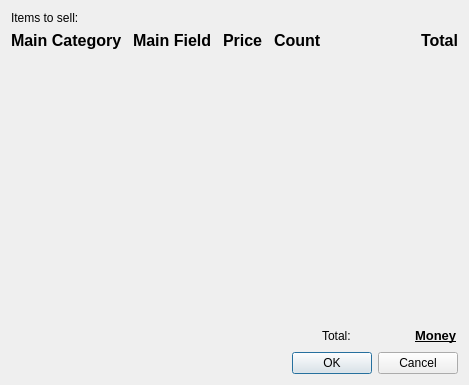
<?xml version="1.0" encoding="UTF-8"?>
<ui version="4.0">
 <class>sell</class>
 <widget class="QDialog" name="sell">
  <property name="geometry">
   <rect>
    <x>0</x>
    <y>0</y>
    <width>469</width>
    <height>385</height>
   </rect>
  </property>
  <property name="minimumSize">
   <size>
    <width>469</width>
    <height>291</height>
   </size>
  </property>
  <property name="windowTitle">
   <string>Dialog</string>
  </property>
  <layout class="QVBoxLayout" name="verticalLayout">
   <item>
    <widget class="QLabel" name="label">
     <property name="text">
      <string>Items to sell:</string>
     </property>
    </widget>
   </item>
   <item>
    <layout class="QGridLayout" name="gridLayout">
     <item row="0" column="0">
      <widget class="QLabel" name="label_2">
       <property name="text">
        <string>&lt;html&gt;&lt;head/&gt;&lt;body&gt;&lt;p&gt;&lt;span style=&quot; font-size:12pt; font-weight:600;&quot;&gt;Main Category&lt;/span&gt;&lt;/p&gt;&lt;/body&gt;&lt;/html&gt;</string>
       </property>
      </widget>
     </item>
     <item row="0" column="1">
      <spacer name="horizontalSpacer_3">
       <property name="orientation">
        <enum>Qt::Horizontal</enum>
       </property>
       <property name="sizeType">
        <enum>QSizePolicy::Fixed</enum>
       </property>
       <property name="sizeHint" stdset="0">
        <size>
         <width>5</width>
         <height>20</height>
        </size>
       </property>
      </spacer>
     </item>
     <item row="0" column="3">
      <spacer name="horizontalSpacer_4">
       <property name="orientation">
        <enum>Qt::Horizontal</enum>
       </property>
       <property name="sizeType">
        <enum>QSizePolicy::Fixed</enum>
       </property>
       <property name="sizeHint" stdset="0">
        <size>
         <width>5</width>
         <height>20</height>
        </size>
       </property>
      </spacer>
     </item>
     <item row="0" column="8">
      <widget class="QLabel" name="label_6">
       <property name="text">
        <string>&lt;html&gt;&lt;head/&gt;&lt;body&gt;&lt;p&gt;&lt;span style=&quot; font-size:12pt; font-weight:600;&quot;&gt;Total&lt;/span&gt;&lt;/p&gt;&lt;/body&gt;&lt;/html&gt;</string>
       </property>
      </widget>
     </item>
     <item row="0" column="4">
      <widget class="QLabel" name="label_4">
       <property name="text">
        <string>&lt;html&gt;&lt;head/&gt;&lt;body&gt;&lt;p&gt;&lt;span style=&quot; font-size:12pt; font-weight:600;&quot;&gt;Price&lt;/span&gt;&lt;/p&gt;&lt;/body&gt;&lt;/html&gt;</string>
       </property>
      </widget>
     </item>
     <item row="0" column="2">
      <widget class="QLabel" name="label_5">
       <property name="text">
        <string>&lt;html&gt;&lt;head/&gt;&lt;body&gt;&lt;p&gt;&lt;span style=&quot; font-size:12pt; font-weight:600;&quot;&gt;Main Field&lt;/span&gt;&lt;/p&gt;&lt;/body&gt;&lt;/html&gt;</string>
       </property>
      </widget>
     </item>
     <item row="0" column="6">
      <widget class="QLabel" name="label_3">
       <property name="text">
        <string>&lt;html&gt;&lt;head/&gt;&lt;body&gt;&lt;p&gt;&lt;span style=&quot; font-size:12pt; font-weight:600;&quot;&gt;Count&lt;/span&gt;&lt;/p&gt;&lt;/body&gt;&lt;/html&gt;</string>
       </property>
      </widget>
     </item>
     <item row="0" column="7">
      <spacer name="horizontalSpacer">
       <property name="orientation">
        <enum>Qt::Horizontal</enum>
       </property>
       <property name="sizeType">
        <enum>QSizePolicy::MinimumExpanding</enum>
       </property>
       <property name="sizeHint" stdset="0">
        <size>
         <width>40</width>
         <height>20</height>
        </size>
       </property>
      </spacer>
     </item>
     <item row="0" column="5">
      <spacer name="horizontalSpacer_5">
       <property name="orientation">
        <enum>Qt::Horizontal</enum>
       </property>
       <property name="sizeType">
        <enum>QSizePolicy::Fixed</enum>
       </property>
       <property name="sizeHint" stdset="0">
        <size>
         <width>5</width>
         <height>20</height>
        </size>
       </property>
      </spacer>
     </item>
    </layout>
   </item>
   <item>
    <spacer name="verticalSpacer">
     <property name="orientation">
      <enum>Qt::Vertical</enum>
     </property>
     <property name="sizeHint" stdset="0">
      <size>
       <width>20</width>
       <height>40</height>
      </size>
     </property>
    </spacer>
   </item>
   <item>
    <layout class="QGridLayout" name="gridLayout_2">
     <item row="0" column="3">
      <widget class="QLabel" name="total">
       <property name="text">
        <string>&lt;html&gt;&lt;head/&gt;&lt;body&gt;&lt;p&gt;&lt;span style=&quot; font-size:10pt; font-weight:600; text-decoration: underline;&quot;&gt;Money&lt;/span&gt;&lt;/p&gt;&lt;/body&gt;&lt;/html&gt;</string>
       </property>
      </widget>
     </item>
     <item row="0" column="1">
      <widget class="QLabel" name="label_7">
       <property name="text">
        <string>Total:</string>
       </property>
      </widget>
     </item>
     <item row="0" column="0">
      <spacer name="horizontalSpacer_2">
       <property name="orientation">
        <enum>Qt::Horizontal</enum>
       </property>
       <property name="sizeType">
        <enum>QSizePolicy::Fixed</enum>
       </property>
       <property name="sizeHint" stdset="0">
        <size>
         <width>311</width>
         <height>20</height>
        </size>
       </property>
      </spacer>
     </item>
     <item row="0" column="2">
      <spacer name="horizontalSpacer_6">
       <property name="orientation">
        <enum>Qt::Horizontal</enum>
       </property>
       <property name="sizeHint" stdset="0">
        <size>
         <width>40</width>
         <height>20</height>
        </size>
       </property>
      </spacer>
     </item>
    </layout>
   </item>
   <item>
    <widget class="QDialogButtonBox" name="buttonBox">
     <property name="orientation">
      <enum>Qt::Horizontal</enum>
     </property>
     <property name="standardButtons">
      <set>QDialogButtonBox::Cancel|QDialogButtonBox::Ok</set>
     </property>
    </widget>
   </item>
  </layout>
 </widget>
 <resources/>
 <connections>
  <connection>
   <sender>buttonBox</sender>
   <signal>accepted()</signal>
   <receiver>sell</receiver>
   <slot>accept()</slot>
   <hints>
    <hint type="sourcelabel">
     <x>248</x>
     <y>254</y>
    </hint>
    <hint type="destinationlabel">
     <x>157</x>
     <y>274</y>
    </hint>
   </hints>
  </connection>
  <connection>
   <sender>buttonBox</sender>
   <signal>rejected()</signal>
   <receiver>sell</receiver>
   <slot>reject()</slot>
   <hints>
    <hint type="sourcelabel">
     <x>316</x>
     <y>260</y>
    </hint>
    <hint type="destinationlabel">
     <x>286</x>
     <y>274</y>
    </hint>
   </hints>
  </connection>
 </connections>
</ui>
